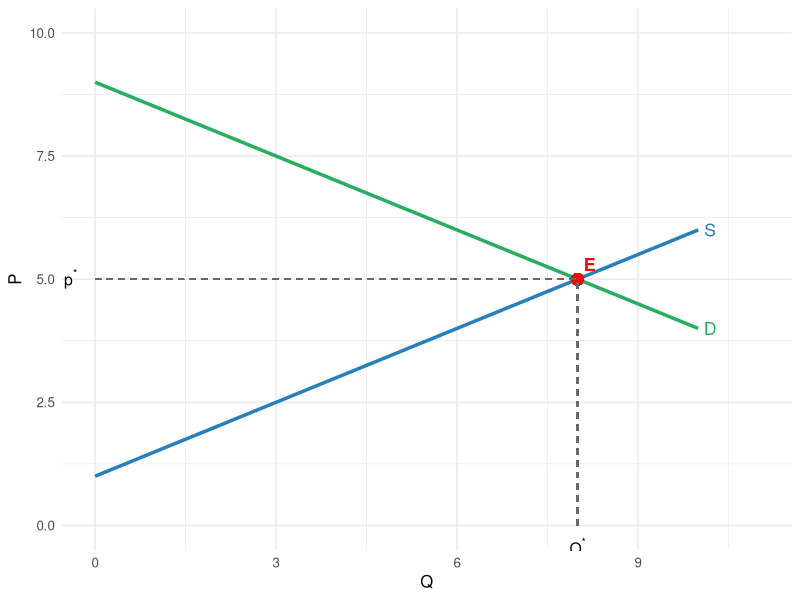
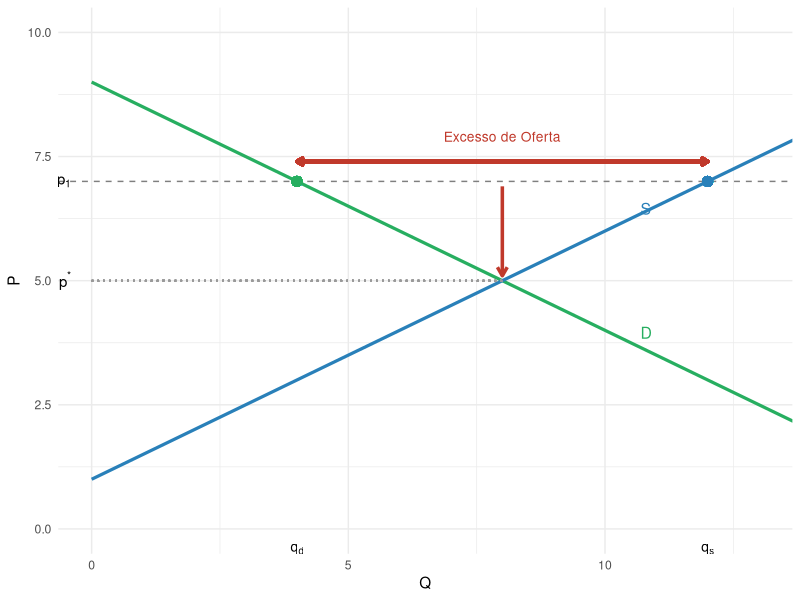
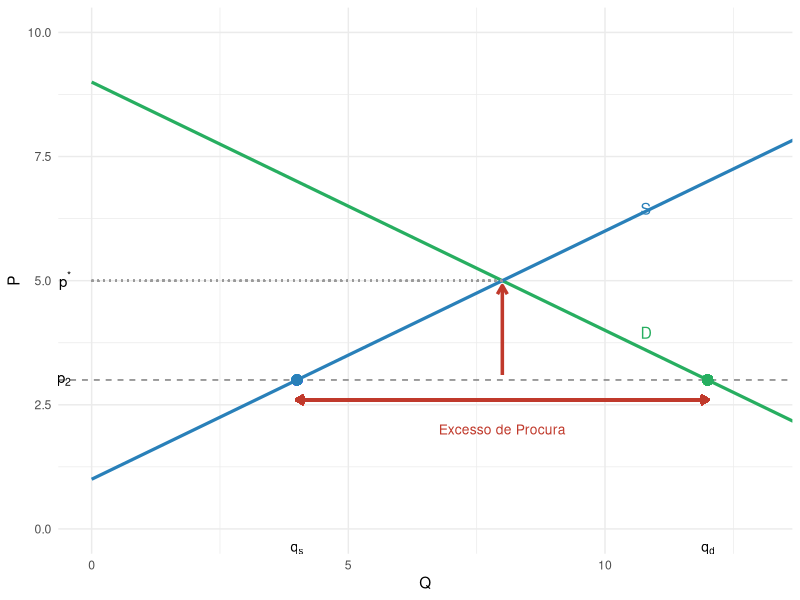
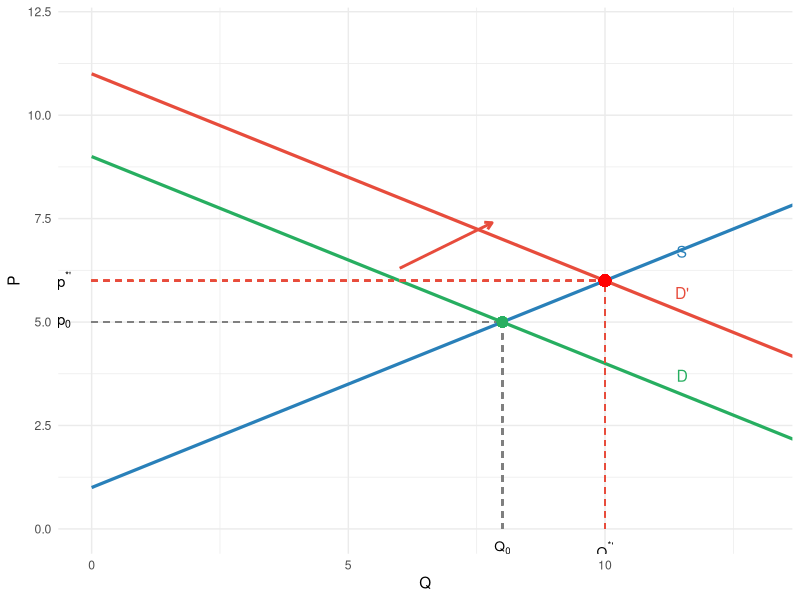
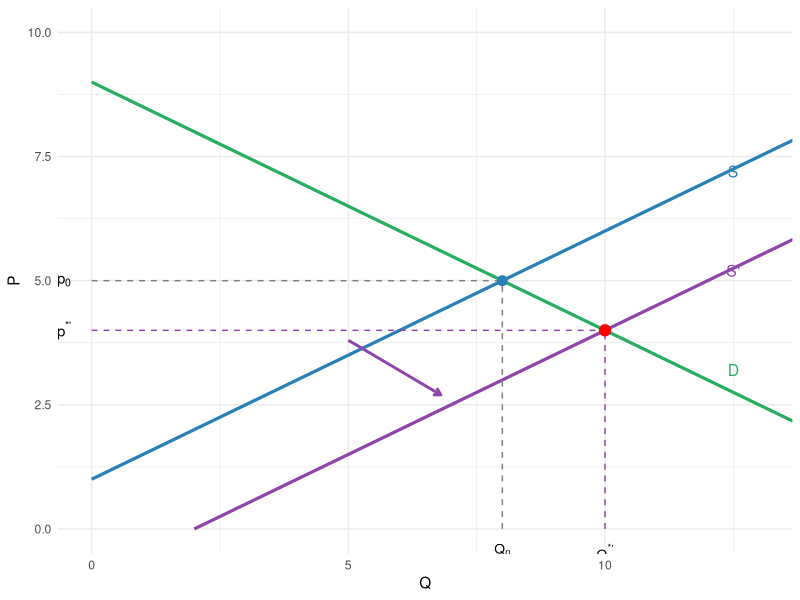
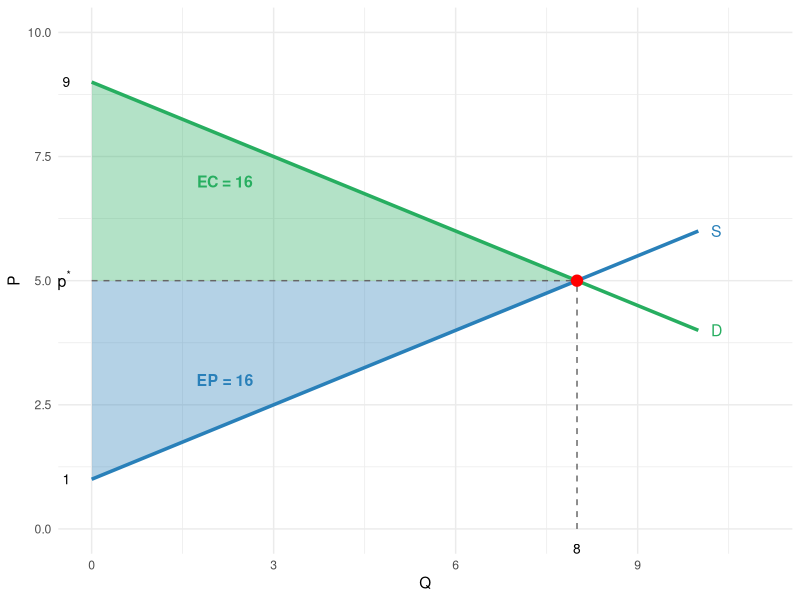
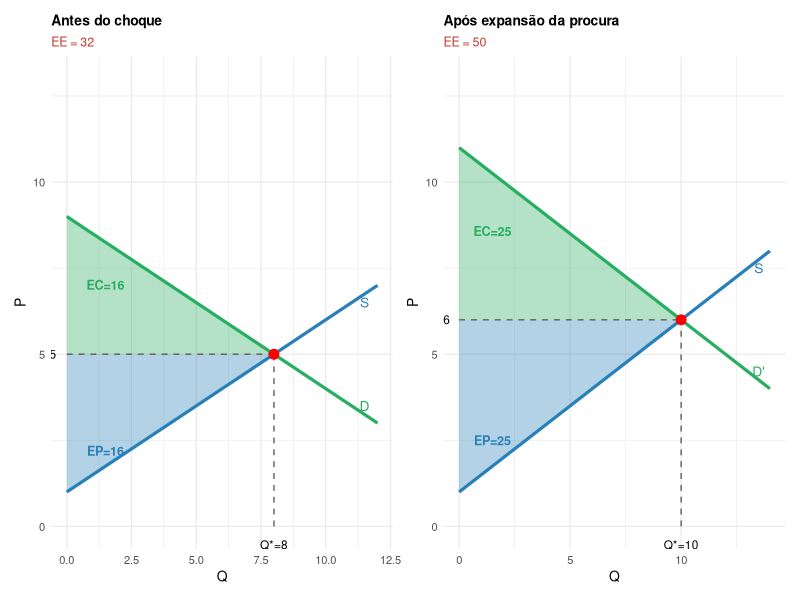

Generate these figures, in order, with R:
## ---- chunk 1
#| echo: false
#| fig-width: 6
#| fig-height: 4.2
#| out-width: "65%"
#| fig-align: "center"

library(ggplot2)

# Qd = 18 - 2P -> P = 9 - Q/2 (demand inverse)
# Qs = 2P - 2  -> P = 1 + Q/2 (supply inverse)
# Eq: P*=5, Q*=8  (verified)

s_inv <- function(q) 1 + q/2
d_inv <- function(q) 9 - q/2
Q_eq <- 8; P_eq <- 5

Q_vals <- seq(0, 10, by = 0.05)
df <- data.frame(
  Q = Q_vals,
  S = s_inv(Q_vals),
  D = d_inv(Q_vals)
)

ggplot(df, aes(x = Q)) +
  geom_line(aes(y = D), colour = "#27ae60", linewidth = 1.2) +
  geom_line(aes(y = S), colour = "#2980b9", linewidth = 1.2) +
  geom_point(aes(x = Q_eq, y = P_eq), size = 3.5, colour = "red") +
  geom_segment(aes(x = 0, xend = Q_eq, y = P_eq, yend = P_eq),
               linetype = "dashed", colour = "grey40") +
  geom_segment(aes(x = Q_eq, xend = Q_eq, y = 0, yend = P_eq),
               linetype = "dashed", colour = "grey40") +
  annotate("text", x = 10.2, y = d_inv(10), label = "D", colour = "#27ae60", size = 4.5) +
  annotate("text", x = 10.2, y = s_inv(10), label = "S", colour = "#2980b9", size = 4.5) +
  annotate("text", x = Q_eq + 0.2, y = P_eq + 0.3,
           label = "E", colour = "red", size = 4.5, fontface = "bold") +
  annotate("text", x = -0.3, y = P_eq, label = expression(p^"*"), size = 4, hjust = 1) +
  annotate("text", x = Q_eq, y = -0.25, label = expression(Q^"*"), size = 4, vjust = 1) +
  coord_cartesian(xlim = c(0, 11), ylim = c(0, 10)) +
  labs(x = "Q", y = "P") +
  theme_minimal(base_size = 12)
## ---- chunk 2
#| echo: false
#| fig-width: 6
#| fig-height: 3.8
#| out-width: "62%"
#| fig-align: "center"

library(ggplot2)

s_inv <- function(q) 1 + q/2
d_inv <- function(q) 9 - q/2
Q_eq <- 8; P_eq <- 5
P_high <- 7  # above equilibrium

# At P=7: Qs = 2*7-2=12, Qd=18-2*7=4
Q_s_high <- 12; Q_d_high <- 4

Q_vals <- seq(0, 14, by = 0.05)
df <- data.frame(Q=Q_vals, S=s_inv(Q_vals), D=d_inv(Q_vals))

ggplot(df, aes(x=Q)) +
  geom_line(aes(y=D), colour="#27ae60", linewidth=1.1) +
  geom_line(aes(y=S), colour="#2980b9", linewidth=1.1) +
  geom_hline(yintercept=P_high, linetype="dashed", colour="grey50") +
  # excess supply bracket
  geom_segment(aes(x=Q_d_high, xend=Q_s_high, y=P_high+0.4, yend=P_high+0.4),
               colour="#c0392b", linewidth=1.2,
               arrow=arrow(ends="both", length=unit(0.2,"cm"))) +
  geom_point(aes(x=Q_d_high, y=P_high), size=3, colour="#27ae60") +
  geom_point(aes(x=Q_s_high, y=P_high), size=3, colour="#2980b9") +
  geom_segment(aes(x=0, xend=Q_eq, y=P_eq, yend=P_eq),
               linetype="dotted", colour="grey60") +
  # price arrow downward
  annotate("segment", x=Q_eq, xend=Q_eq, y=P_high-0.1, yend=P_eq+0.1,
           colour="#c0392b", linewidth=1.2,
           arrow=arrow(length=unit(0.25,"cm"))) +
  annotate("text", x=-0.4, y=P_high, label=expression(p[1]), size=3.8, hjust=1) +
  annotate("text", x=-0.4, y=P_eq, label=expression(p^"*"), size=3.8, hjust=1) +
  annotate("text", x=Q_d_high, y=-0.3, label=expression(q[d]), size=3.5, vjust=1) +
  annotate("text", x=Q_s_high, y=-0.3, label=expression(q[s]), size=3.5, vjust=1) +
  annotate("text", x=(Q_d_high+Q_s_high)/2, y=P_high+0.9,
           label="Excesso de Oferta", colour="#c0392b", size=3.5) +
  annotate("text", x=10.8, y=d_inv(10.5)+0.2, label="D", colour="#27ae60", size=4) +
  annotate("text", x=10.8, y=s_inv(10.5)+0.2, label="S", colour="#2980b9", size=4) +
  coord_cartesian(xlim=c(0,13), ylim=c(0,10)) +
  labs(x="Q", y="P") +
  theme_minimal(base_size=11)
## ---- chunk 3
#| echo: false
#| fig-width: 6
#| fig-height: 3.8
#| out-width: "62%"
#| fig-align: "center"

library(ggplot2)

s_inv <- function(q) 1 + q/2
d_inv <- function(q) 9 - q/2
Q_eq <- 8; P_eq <- 5
P_low <- 3  # below equilibrium

# At P=3: Qs=2*3-2=4, Qd=18-2*3=12
Q_s_low <- 4; Q_d_low <- 12

Q_vals <- seq(0, 14, by=0.05)
df <- data.frame(Q=Q_vals, S=s_inv(Q_vals), D=d_inv(Q_vals))

ggplot(df, aes(x=Q)) +
  geom_line(aes(y=D), colour="#27ae60", linewidth=1.1) +
  geom_line(aes(y=S), colour="#2980b9", linewidth=1.1) +
  geom_hline(yintercept=P_low, linetype="dashed", colour="grey50") +
  geom_segment(aes(x=Q_s_low, xend=Q_d_low, y=P_low-0.4, yend=P_low-0.4),
               colour="#c0392b", linewidth=1.2,
               arrow=arrow(ends="both", length=unit(0.2,"cm"))) +
  geom_point(aes(x=Q_s_low, y=P_low), size=3, colour="#2980b9") +
  geom_point(aes(x=Q_d_low, y=P_low), size=3, colour="#27ae60") +
  geom_segment(aes(x=0, xend=Q_eq, y=P_eq, yend=P_eq),
               linetype="dotted", colour="grey60") +
  annotate("segment", x=Q_eq, xend=Q_eq, y=P_low+0.1, yend=P_eq-0.1,
           colour="#c0392b", linewidth=1.2,
           arrow=arrow(length=unit(0.25,"cm"))) +
  annotate("text", x=-0.4, y=P_low, label=expression(p[2]), size=3.8, hjust=1) +
  annotate("text", x=-0.4, y=P_eq, label=expression(p^"*"), size=3.8, hjust=1) +
  annotate("text", x=Q_s_low, y=-0.3, label=expression(q[s]), size=3.5, vjust=1) +
  annotate("text", x=Q_d_low, y=-0.3, label=expression(q[d]), size=3.5, vjust=1) +
  annotate("text", x=(Q_s_low+Q_d_low)/2, y=P_low-1.0,
           label="Excesso de Procura", colour="#c0392b", size=3.5) +
  annotate("text", x=10.8, y=d_inv(10.5)+0.2, label="D", colour="#27ae60", size=4) +
  annotate("text", x=10.8, y=s_inv(10.5)+0.2, label="S", colour="#2980b9", size=4) +
  coord_cartesian(xlim=c(0,13), ylim=c(0,10)) +
  labs(x="Q", y="P") +
  theme_minimal(base_size=11)
## ---- chunk 4
#| echo: false
#| fig-width: 6
#| fig-height: 3.8
#| out-width: "62%"
#| fig-align: "center"

library(ggplot2)

s_inv  <- function(q) 1 + q/2
d_inv  <- function(q) 9 - q/2
d2_inv <- function(q) 11 - q/2   # parallel shift: new demand Qd'=22-2P -> P=11-Q/2
# New eq: Qs=Qd' -> 2P-2=22-2P -> P*=6, Q*=10 (verified)
Q_eq  <- 8;  P_eq  <- 5
Q_eq2 <- 10; P_eq2 <- 6

Q_vals <- seq(0, 14, by=0.05)
df <- data.frame(Q=Q_vals,
                 S  = s_inv(Q_vals),
                 D  = d_inv(Q_vals),
                 D2 = d2_inv(Q_vals))

ggplot(df, aes(x=Q)) +
  geom_line(aes(y=S),  colour="#2980b9",  linewidth=1.1) +
  geom_line(aes(y=D),  colour="#27ae60",  linewidth=1.1) +
  geom_line(aes(y=D2), colour="#e74c3c",  linewidth=1.1, linetype="solid") +
  # old equilibrium
  geom_segment(aes(x=0, xend=Q_eq, y=P_eq, yend=P_eq),
               linetype="dashed", colour="grey50") +
  geom_segment(aes(x=Q_eq, xend=Q_eq, y=0, yend=P_eq),
               linetype="dashed", colour="grey50") +
  geom_point(aes(x=Q_eq, y=P_eq), size=3, colour="#27ae60") +
  # new equilibrium
  geom_segment(aes(x=0, xend=Q_eq2, y=P_eq2, yend=P_eq2),
               linetype="dashed", colour="#e74c3c") +
  geom_segment(aes(x=Q_eq2, xend=Q_eq2, y=0, yend=P_eq2),
               linetype="dashed", colour="#e74c3c") +
  geom_point(aes(x=Q_eq2, y=P_eq2), size=3.5, colour="red") +
  # demand shift arrow
  annotate("segment", x=6, xend=7.8, y=d_inv(6)+0.3, yend=d2_inv(7.8)+0.3,
           colour="#e74c3c", linewidth=1,
           arrow=arrow(length=unit(0.2,"cm"))) +
  annotate("text", x=-0.4, y=P_eq,  label=expression(p[0]), size=3.8, hjust=1) +
  annotate("text", x=-0.4, y=P_eq2, label=expression(p^"*'"), size=3.8, hjust=1) +
  annotate("text", x=Q_eq,  y=-0.3, label=expression(Q[0]), size=3.5, vjust=1) +
  annotate("text", x=Q_eq2, y=-0.3, label=expression(Q^"*'"), size=3.5, vjust=1) +
  annotate("text", x=11.5, y=d_inv(11)+0.2,  label="D",  colour="#27ae60", size=4) +
  annotate("text", x=11.5, y=d2_inv(11)+0.2, label="D'", colour="#e74c3c", size=4) +
  annotate("text", x=11.5, y=s_inv(11)+0.2,  label="S",  colour="#2980b9", size=4) +
  coord_cartesian(xlim=c(0,13), ylim=c(0,12)) +
  labs(x="Q", y="P") +
  theme_minimal(base_size=11)
## ---- chunk 5
#| echo: false
#| fig-width: 6
#| fig-height: 3.8
#| out-width: "62%"
#| fig-align: "center"

library(ggplot2)

# Original: Qs=2P-2 -> P_inv=1+Q/2, Qd=18-2P -> P_inv=9-Q/2. Eq: P*=5, Q*=8
# Supply expands: Qs'=2P+2 -> P_inv=-1+Q/2... but supply intercept at P=0 is Q=2 (Qs'=0 when P=-1, below zero)
# In terms of inverse: P = (Q-2)/2 = -1 + Q/2
# New eq: Qs'=Qd -> 2P+2=18-2P -> 4P=16 -> P*'=4, Q*'=10 (verified)
s_inv  <- function(q) 1 + q/2
s2_inv <- function(q) -1 + q/2
d_inv  <- function(q) 9 - q/2
Q_eq  <- 8;  P_eq  <- 5
Q_eq2 <- 10; P_eq2 <- 4

Q_vals <- seq(2, 14, by=0.05)   # s2 only defined for Q>=2 (P>=0)
Q_vals_s <- seq(0, 14, by=0.05)
df  <- data.frame(Q=Q_vals_s, S=s_inv(Q_vals_s), D=d_inv(Q_vals_s))
df2 <- data.frame(Q=Q_vals,   S2=s2_inv(Q_vals))

ggplot() +
  geom_line(data=df,  aes(x=Q, y=D),  colour="#27ae60", linewidth=1.1) +
  geom_line(data=df,  aes(x=Q, y=S),  colour="#2980b9", linewidth=1.1) +
  geom_line(data=df2, aes(x=Q, y=S2), colour="#8e44ad", linewidth=1.1) +
  geom_segment(aes(x=0, xend=Q_eq, y=P_eq, yend=P_eq),
               linetype="dashed", colour="grey50") +
  geom_segment(aes(x=Q_eq, xend=Q_eq, y=0, yend=P_eq),
               linetype="dashed", colour="grey50") +
  geom_point(aes(x=Q_eq, y=P_eq), size=3, colour="#2980b9") +
  geom_segment(aes(x=0, xend=Q_eq2, y=P_eq2, yend=P_eq2),
               linetype="dashed", colour="#8e44ad") +
  geom_segment(aes(x=Q_eq2, xend=Q_eq2, y=0, yend=P_eq2),
               linetype="dashed", colour="#8e44ad") +
  geom_point(aes(x=Q_eq2, y=P_eq2), size=3.5, colour="red") +
  annotate("segment", x=5, xend=6.8, y=s_inv(5)+0.3, yend=s2_inv(6.8)+0.3,
           colour="#8e44ad", linewidth=1,
           arrow=arrow(length=unit(0.2,"cm"))) +
  annotate("text", x=-0.4, y=P_eq,  label=expression(p[0]),  size=3.8, hjust=1) +
  annotate("text", x=-0.4, y=P_eq2, label=expression(p^"*'"), size=3.8, hjust=1) +
  annotate("text", x=Q_eq,  y=-0.3, label=expression(Q[0]),   size=3.5, vjust=1) +
  annotate("text", x=Q_eq2, y=-0.3, label=expression(Q^"*'"), size=3.5, vjust=1) +
  annotate("text", x=12.5, y=d_inv(12)+0.2,   label="D",  colour="#27ae60", size=4) +
  annotate("text", x=12.5, y=s_inv(12)+0.2,   label="S",  colour="#2980b9", size=4) +
  annotate("text", x=12.5, y=s2_inv(12)+0.2,  label="S'", colour="#8e44ad", size=4) +
  coord_cartesian(xlim=c(0,13), ylim=c(0,10)) +
  labs(x="Q", y="P") +
  theme_minimal(base_size=11)
## ---- chunk 6
#| echo: false
#| fig-width: 6.5
#| fig-height: 3.8
#| out-width: "62%"
#| fig-align: "center"

library(ggplot2)

s_inv <- function(q) 1 + q/2
d_inv <- function(q) 9 - q/2
Q_eq <- 8; P_eq <- 5
# CS: (1/2)*(9-5)*8 = 16; PS: (1/2)*(5-1)*8 = 16; Total=32

Q_vals <- seq(0, 10, by=0.05)
df <- data.frame(Q=Q_vals, S=s_inv(Q_vals), D=d_inv(Q_vals))

# CS polygon: (0,9), (8,5), (0,5)
cs_poly <- data.frame(x=c(0,Q_eq,0), y=c(d_inv(0),P_eq,P_eq))
# PS polygon: (0,1), (8,5), (0,5)
ps_poly <- data.frame(x=c(0,Q_eq,0), y=c(s_inv(0),P_eq,P_eq))

ggplot() +
  geom_polygon(data=cs_poly, aes(x=x,y=y), fill="#27ae60", alpha=0.35) +
  geom_polygon(data=ps_poly, aes(x=x,y=y), fill="#2980b9", alpha=0.35) +
  geom_line(data=df, aes(x=Q,y=D), colour="#27ae60", linewidth=1.2) +
  geom_line(data=df, aes(x=Q,y=S), colour="#2980b9", linewidth=1.2) +
  geom_segment(aes(x=0,xend=Q_eq,y=P_eq,yend=P_eq), linetype="dashed", colour="grey40") +
  geom_segment(aes(x=Q_eq,xend=Q_eq,y=0,yend=P_eq), linetype="dashed", colour="grey40") +
  geom_point(aes(x=Q_eq,y=P_eq), size=3.5, colour="red") +
  annotate("text", x=10.3, y=d_inv(10), label="D", colour="#27ae60", size=4) +
  annotate("text", x=10.3, y=s_inv(10), label="S", colour="#2980b9", size=4) +
  annotate("text", x=-0.35, y=P_eq,      label=expression(p^"*"), size=4, hjust=1) +
  annotate("text", x=-0.35, y=d_inv(0),  label="9",  size=3.5, hjust=1) +
  annotate("text", x=-0.35, y=s_inv(0),  label="1",  size=3.5, hjust=1) +
  annotate("text", x=Q_eq,  y=-0.3,      label="8",  size=3.5, vjust=1) +
  annotate("text", x=2.2, y=7, label="EC = 16", colour="#27ae60", size=4, fontface="bold") +
  annotate("text", x=2.2, y=3, label="EP = 16", colour="#2980b9", size=4, fontface="bold") +
  coord_cartesian(xlim=c(0,11), ylim=c(0,10)) +
  labs(x="Q", y="P") +
  theme_minimal(base_size=11)
## ---- chunk 7
#| echo: false
#| fig-width: 10
#| fig-height: 4
#| out-width: "100%"

library(ggplot2)
library(patchwork)

s_inv  <- function(q) 1 + q/2
d_inv  <- function(q) 9 - q/2
d2_inv <- function(q) 11 - q/2
# Old: P*=5, Q*=8. CS=16, PS=16, EE=32
# New: P*=6, Q*=10. CS=(1/2)*(11-6)*10=25, PS=(1/2)*(6-1)*10=25, EE=50

make_surplus <- function(d_fn, s_fn, Q_eq, P_eq, d_label, title_str) {
  Q_vals <- seq(0, Q_eq+4, by=0.05)
  df <- data.frame(Q=Q_vals, D=d_fn(Q_vals), S=s_fn(Q_vals))
  P_d_int <- d_fn(0)
  P_s_int <- s_fn(0)
  cs_poly <- data.frame(x=c(0,Q_eq,0), y=c(P_d_int,P_eq,P_eq))
  ps_poly <- data.frame(x=c(0,Q_eq,0), y=c(P_s_int,P_eq,P_eq))
  CS_val  <- 0.5*(P_d_int-P_eq)*Q_eq
  PS_val  <- 0.5*(P_eq-P_s_int)*Q_eq
  ggplot() +
    geom_polygon(data=cs_poly, aes(x=x,y=y), fill="#27ae60", alpha=0.35) +
    geom_polygon(data=ps_poly, aes(x=x,y=y), fill="#2980b9", alpha=0.35) +
    geom_line(data=subset(df, D>=0), aes(x=Q,y=D), colour="#27ae60", linewidth=1.1) +
    geom_line(data=df, aes(x=Q,y=S), colour="#2980b9", linewidth=1.1) +
    geom_segment(aes(x=0,xend=Q_eq,y=P_eq,yend=P_eq), linetype="dashed", colour="grey40") +
    geom_segment(aes(x=Q_eq,xend=Q_eq,y=0,yend=P_eq), linetype="dashed", colour="grey40") +
    geom_point(aes(x=Q_eq,y=P_eq), size=3, colour="red") +
    annotate("text", x=Q_eq+3.5, y=d_fn(Q_eq+3), label=d_label, colour="#27ae60", size=3.5) +
    annotate("text", x=Q_eq+3.5, y=s_fn(Q_eq+3), label="S", colour="#2980b9", size=3.5) +
    annotate("text", x=-0.4, y=P_eq, label=paste0("p*=",P_eq), size=3, hjust=1) +
    annotate("text", x=Q_eq, y=-0.4, label=paste0("Q*=",Q_eq), size=3, vjust=1) +
    annotate("text", x=1.5, y=P_d_int*0.78,
             label=paste0("EC=",CS_val), colour="#27ae60", size=3.2, fontface="bold") +
    annotate("text", x=1.5, y=P_s_int + (P_eq-P_s_int)*0.3,
             label=paste0("EP=",PS_val), colour="#2980b9", size=3.2, fontface="bold") +
    labs(title=title_str, x="Q", y="P",
         subtitle=paste0("EE = ", CS_val+PS_val)) +
    coord_cartesian(xlim=c(0,Q_eq+4), ylim=c(0,13)) +
    theme_minimal(base_size=10) +
    theme(plot.title=element_text(size=10,face="bold"),
          plot.subtitle=element_text(size=9,colour="#c0392b"))
}

p1 <- make_surplus(d_inv,  s_inv, 8,  5, "D",  "Antes do choque")
p2 <- make_surplus(d2_inv, s_inv, 10, 6, "D'", "Após expansão da procura")
p1 + p2
